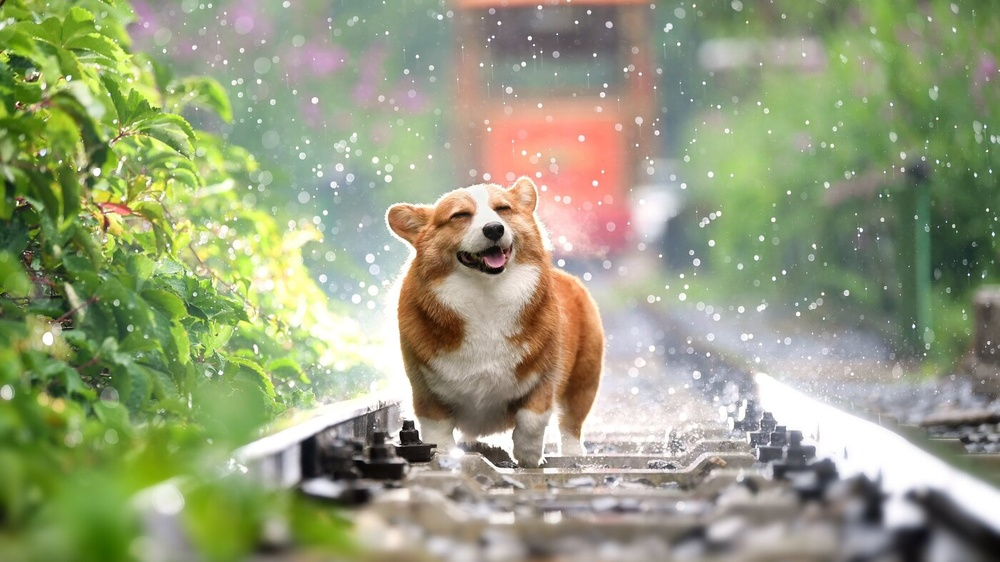
#> input picture Technniques/img/Dog.jpg, 1000 x 562 px, shrunk from 1400 x 787 before the run, given in place of the camera
$ python 06_change_colorspace.py
#> lines starting #> are read from the running program, lines starting #| are printed output that depends on the picture; after the words box and inside, x2 and y2 are one past the last pixel; in counts of white or black regions, pixels touching at a corner belong together
import cv2
import numpy as np

cap = cv2.VideoCapture(0)

while(1):

    # Take each frame
    _, frame = cap.read()
#> frame is the input picture: shape (562, 1000, 3); mean B, G, R 124.8, 157.6, 150.9

    # Convert BGR to HSV
    hsv = cv2.cvtColor(frame, cv2.COLOR_BGR2HSV)
#> hsv: shape (562, 1000, 3); mean H, S, V 50.7, 69.9, 165.5

    # define range of blue color in HSV
    lower_blue = np.array([110,50,50])
    upper_blue = np.array([130,255,255])
    lower_red = np.array([255, 0, 0])
    upper_red = np.array([255, 0,21])
    lower_green = np.array([50, 50, 120])
    upper_green = np.array([70, 255, 255])

    # Object Tracking
    # HSV - Hue, Saturation and Value
    # Threshold the HSV image to get only blue colors
    # syntax: resultarray = inRange(sourcearray, upperboundarray, lowerboundarray)
    mask = cv2.inRange(hsv, lower_blue, upper_blue)
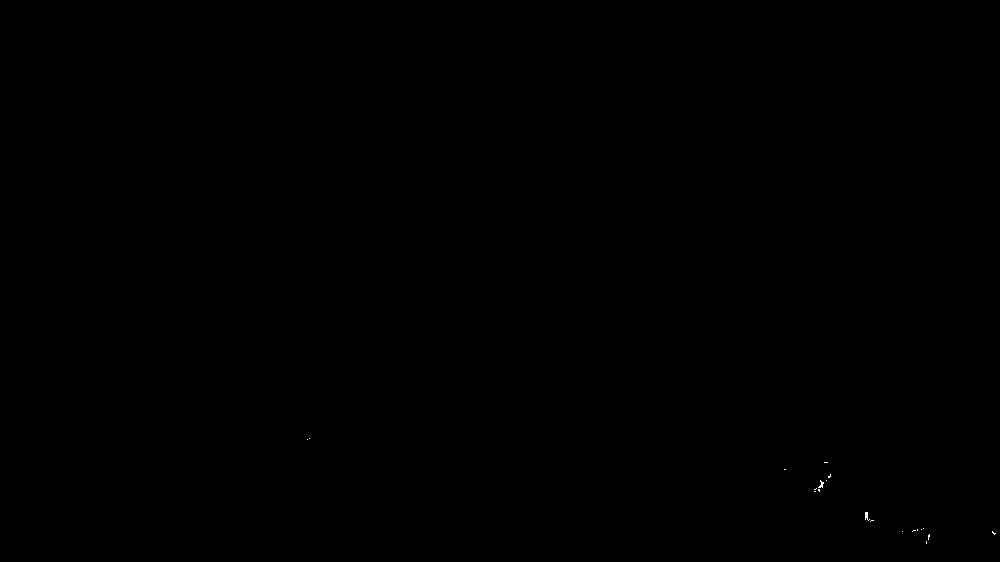
#> mask: shape (562, 1000); 0.02% white in thin lines or dots, all inside (x1, y1, x2, y2) = (307, 438, 996, 544)
    mask1 = cv2.inRange(hsv,lower_red, upper_red )
#> mask1: shape (562, 1000); every value is 0
    mask2 = cv2.inRange(hsv, lower_green, upper_green)
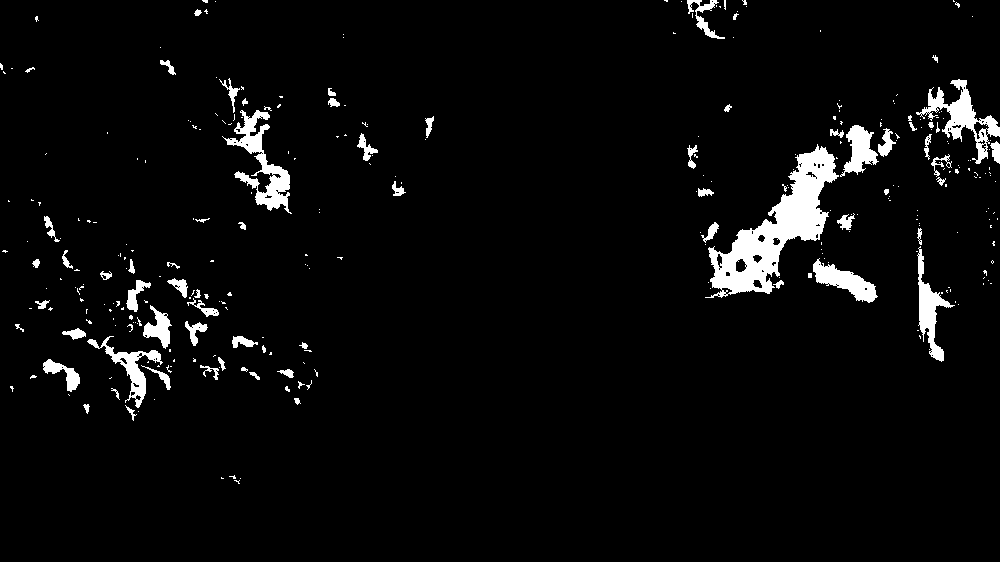
#> mask2: shape (562, 1000); 4.1% white; 312 white regions (242 under 20 px), largest, box (x1, y1, x2, y2) and area: (705, 144, 839, 298) 6925, (222, 110, 292, 214) 2174, (916, 79, 1000, 164) 1966

    # Bitwise-AND mask and original image
    res = cv2.bitwise_and(frame,frame, mask= mask + mask1 +mask2)
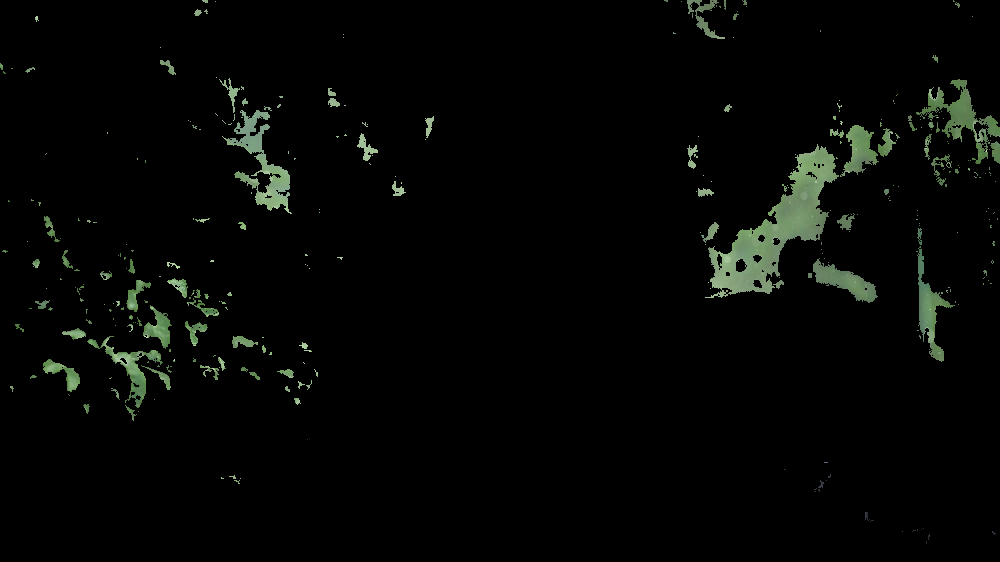
#> res: shape (562, 1000, 3); mean B, G, R 4.4, 6.2, 4.8

    cv2.imshow('frame',frame)
    cv2.imshow('mask',mask)
    cv2.imshow('res',res)
    k = cv2.waitKey(5) & 0xFF
#> (key Esc is pressed here)
    if k == 27:
        break

cv2.destroyAllWindows()

$ run again, on Technniques/img/Watermelon.jpg
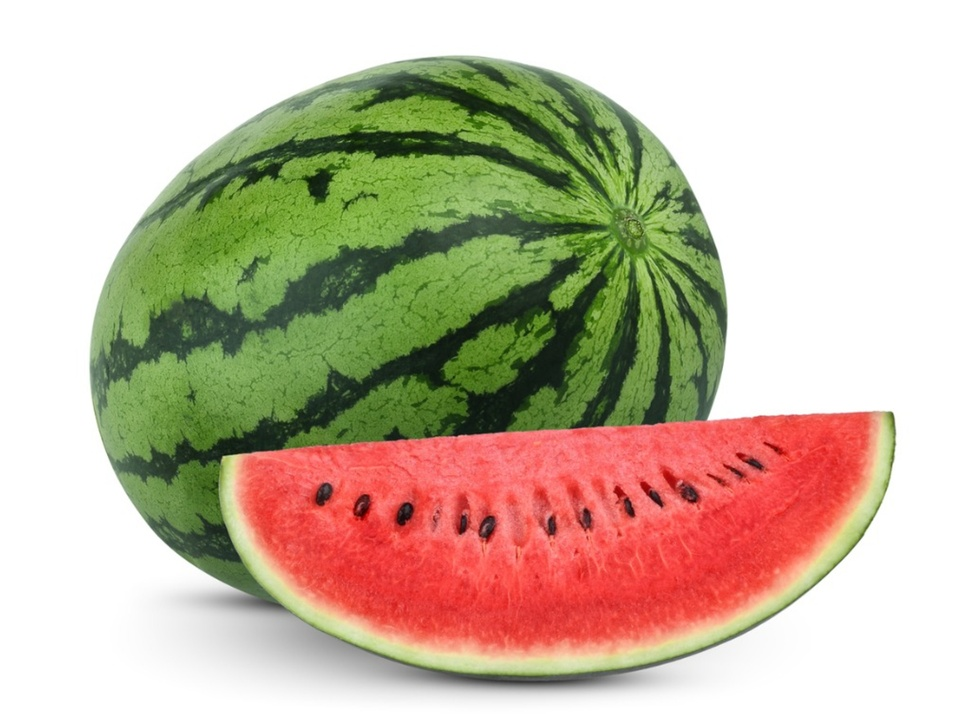
#> input picture Technniques/img/Watermelon.jpg, 970 x 727 px, shrunk from 1600 x 1200 before the run, given in place of the camera
#> frame is the input picture: shape (727, 970, 3); mean B, G, R 163.4, 185, 199.9
#> hsv: shape (727, 970, 3); mean H, S, V 20.1, 68.4, 210.2
#> mask: shape (727, 970); every value is 0
#> `mask2 = cv2.inRange(hsv, lower_green, upper_green)`:
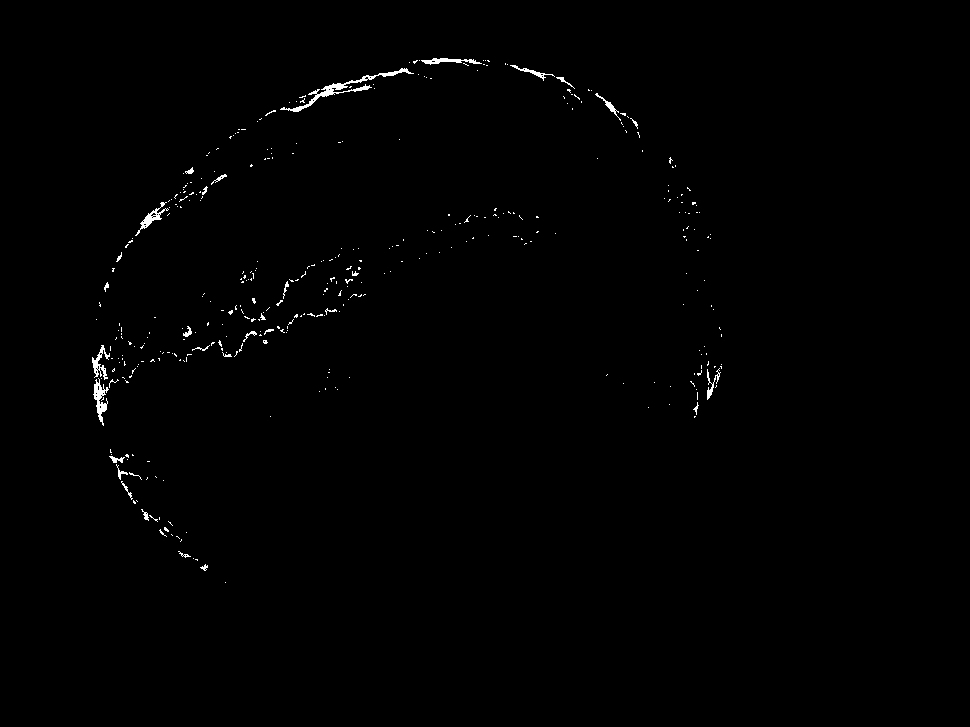
#> mask2: shape (727, 970); 0.57% white in thin lines or dots, all inside (x1, y1, x2, y2) = (92, 58, 722, 583)
